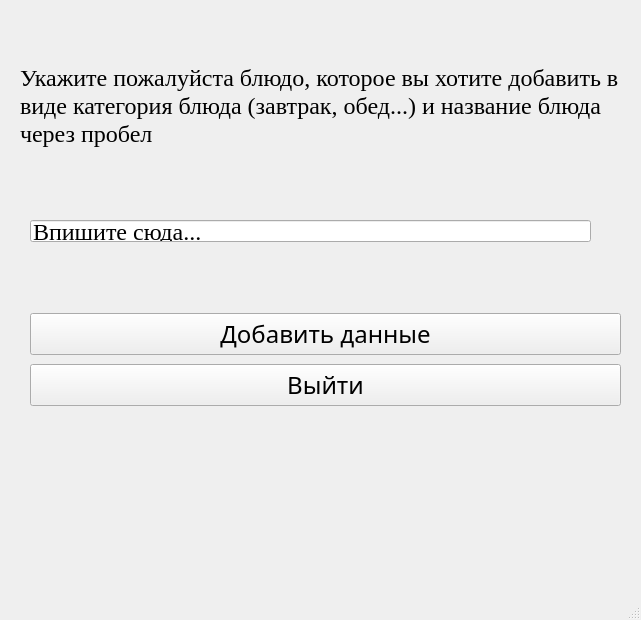
<?xml version="1.0" encoding="UTF-8"?>
<ui version="4.0">
 <class>Add_database</class>
 <widget class="QMainWindow" name="Add_database">
  <property name="geometry">
   <rect>
    <x>0</x>
    <y>0</y>
    <width>641</width>
    <height>620</height>
   </rect>
  </property>
  <property name="font">
   <font>
    <family>Times</family>
    <pointsize>18</pointsize>
   </font>
  </property>
  <property name="windowTitle">
   <string>Добавление данных</string>
  </property>
  <widget class="QWidget" name="centralwidget">
   <widget class="QWidget" name="verticalLayoutWidget">
    <property name="geometry">
     <rect>
      <x>30</x>
      <y>310</y>
      <width>591</width>
      <height>101</height>
     </rect>
    </property>
    <layout class="QVBoxLayout" name="verticalLayout">
     <item>
      <widget class="QPushButton" name="add_button">
       <property name="font">
        <font>
         <family>Apple Symbols</family>
         <pointsize>18</pointsize>
        </font>
       </property>
       <property name="text">
        <string>Добавить данные</string>
       </property>
      </widget>
     </item>
     <item>
      <widget class="QPushButton" name="exit_button">
       <property name="font">
        <font>
         <family>Apple Symbols</family>
         <pointsize>18</pointsize>
        </font>
       </property>
       <property name="text">
        <string>Выйти</string>
       </property>
      </widget>
     </item>
    </layout>
   </widget>
   <widget class="QLabel" name="label">
    <property name="geometry">
     <rect>
      <x>20</x>
      <y>-10</y>
      <width>611</width>
      <height>231</height>
     </rect>
    </property>
    <property name="focusPolicy">
     <enum>Qt::NoFocus</enum>
    </property>
    <property name="contextMenuPolicy">
     <enum>Qt::DefaultContextMenu</enum>
    </property>
    <property name="layoutDirection">
     <enum>Qt::LeftToRight</enum>
    </property>
    <property name="autoFillBackground">
     <bool>false</bool>
    </property>
    <property name="text">
     <string>Укажите пожалуйста блюдо, которое вы хотите добавить в виде категория блюда (завтрак, обед...) и название блюда через пробел</string>
    </property>
    <property name="textFormat">
     <enum>Qt::AutoText</enum>
    </property>
    <property name="scaledContents">
     <bool>false</bool>
    </property>
    <property name="wordWrap">
     <bool>true</bool>
    </property>
    <property name="margin">
     <number>0</number>
    </property>
    <property name="indent">
     <number>-1</number>
    </property>
    <property name="openExternalLinks">
     <bool>false</bool>
    </property>
   </widget>
   <widget class="QLineEdit" name="lineEdit">
    <property name="geometry">
     <rect>
      <x>30</x>
      <y>220</y>
      <width>561</width>
      <height>22</height>
     </rect>
    </property>
    <property name="text">
     <string>Впишите сюда...</string>
    </property>
   </widget>
  </widget>
  <widget class="QMenuBar" name="menubar">
   <property name="geometry">
    <rect>
     <x>0</x>
     <y>0</y>
     <width>641</width>
     <height>23</height>
    </rect>
   </property>
  </widget>
  <widget class="QStatusBar" name="statusbar"/>
 </widget>
 <resources/>
 <connections/>
</ui>
